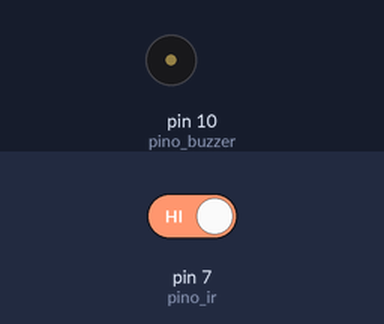
A sketch run on a simulated Arduino Uno, built with avr-gcc and run on an emulated ATmega328P. Parts: buzzer (waves = sounding). The inputs (shaded band) are chosen by the test bench; at power-on: pin 7 (pino_ir) HIGH.

Above: at 1.2 s.
1.3 s: pin 7 (pino_ir) driven LOW
At 2.3 s:
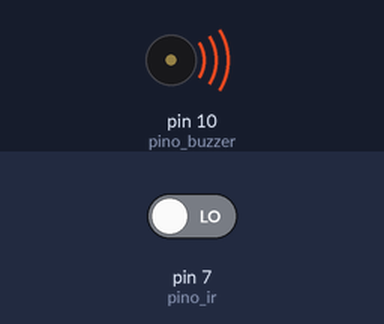
Timing chart, 0 to 8.8 s (numbered marks = the images above; inputs shaded):
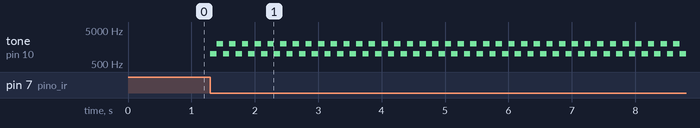

The sketch:

projeto.ino
```cpp
//Programa: Óculos Inteligente
//Autores: Grupo 7

int pino_ir = 7;
int pino_buzzer = 10;
int valor_d = 0;
int aux = 0;
int tempo = 1000;
int frequencia = 0;

void setup() {
  Serial.begin(9600);
  pinMode(pino_ir, INPUT);
  pinMode(pino_buzzer, OUTPUT);
}

void loop() {
  int valor_d = digitalRead(pino_ir);
  if (valor_d != 1) {
    for (aux=0;aux<=1;aux++) {
      frequencia=1000;
      tone(pino_buzzer, frequencia, tempo);
      delay(100);
      frequencia=2000;
      tone(pino_buzzer, frequencia, tempo);
      delay(100);
    }
  }
}
```

Measured:
- after the input at 1.3 s, tone on pin 10 (pino_buzzer): alternates 2000 Hz for 0.10 s and 1000 Hz for 0.10 s, starting at once
